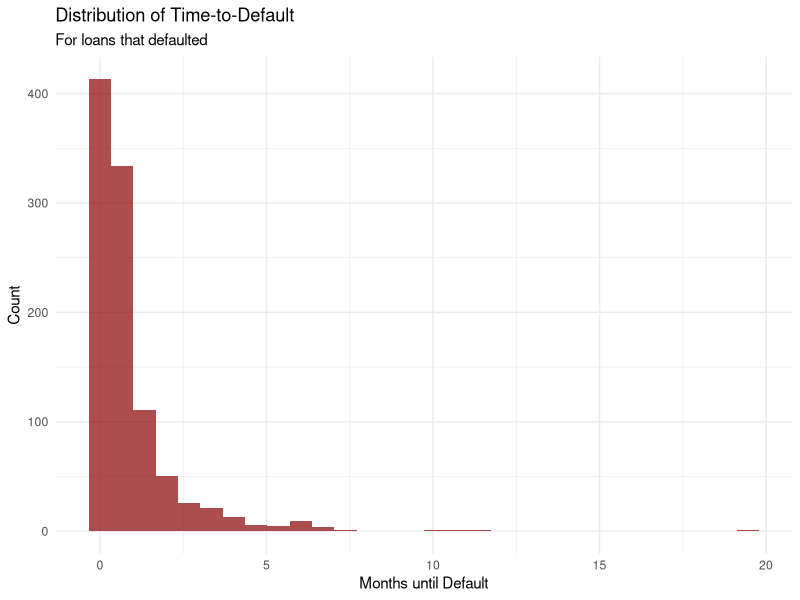
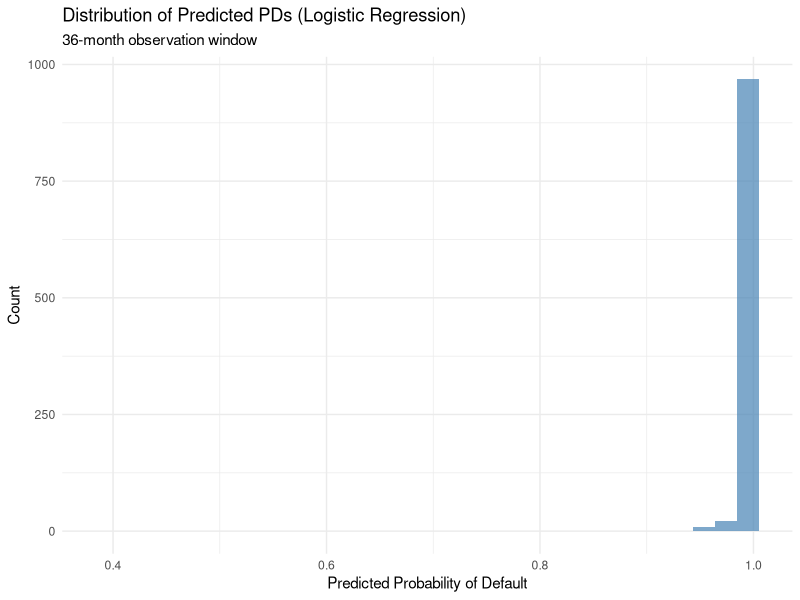
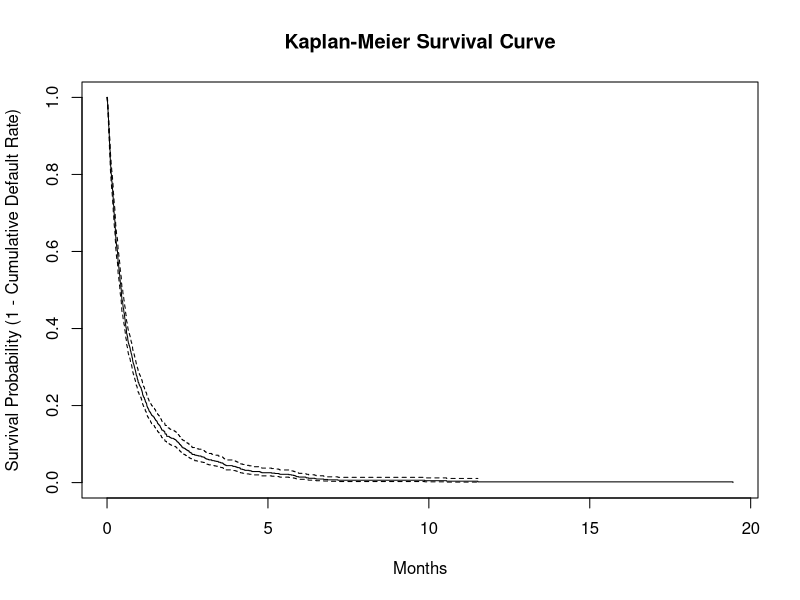

The R script that drew these images, in order: (Note: this script raises an error after producing the figures.)
## ---- chunk 1
#| warning: false
set.seed(42)
library(tidyverse)
library(survival)
library(knitr)
library(patchwork)

# Simulate 1000 loans
n_loans <- 1000

# Generate borrower characteristics
loans <- tibble(
  loan_id = 1:n_loans,
  credit_score = rnorm(n_loans, mean = 680, sd = 80),
  dti_ratio = pmax(0.05, rnorm(n_loans, mean = 0.35, sd = 0.15)),  # debt-to-income
  loan_amount = exp(rnorm(n_loans, mean = 10, sd = 0.5)),
  loan_term = 60  # 60-month term loans
)

# Simulate time-to-default based on risk factors
# Lower credit score and higher DTI increase default risk
loans <- loans |>
  mutate(
    # Create a risk score
    risk_score = -0.01 * (credit_score - 680) + 5 * (dti_ratio - 0.35),
    # Baseline hazard increases with time (loans become riskier as they age)
    # Use Weibull distribution for time-to-default
    shape = 1.5,  # Hazard increases over time
    scale = exp(-0.5 - risk_score),
    # Generate time-to-default
    time_to_default = rweibull(n_loans, shape = shape, scale = scale),
    # Generate time-to-payoff (competing risk)
    time_to_payoff = rweibull(n_loans, shape = 2, scale = 50),
    # Observed time is minimum of default, payoff, or term end
    time_observed = pmin(time_to_default, time_to_payoff, loan_term),
    # Determine event type
    event_type = case_when(
      time_to_default < time_to_payoff & time_to_default < loan_term ~ "default",
      time_to_payoff < time_to_default & time_to_payoff < loan_term ~ "payoff",
      TRUE ~ "censored"
    ),
    # Binary default indicator (1 = default, 0 = no default observed)
    defaulted = ifelse(event_type == "default", 1, 0)
  )

# Summary statistics
loans |>
  count(event_type) |>
  mutate(percentage = scales::percent(n / sum(n))) |>
  kable(caption = "Loan Outcomes")
## ---- chunk 2
loans |>
  filter(event_type == "default") |>
  ggplot(aes(x = time_observed)) +
  geom_histogram(bins = 30, fill = "darkred", alpha = 0.7) +
  labs(
    title = "Distribution of Time-to-Default",
    subtitle = "For loans that defaulted",
    x = "Months until Default",
    y = "Count"
  ) +
  theme_minimal()
## ---- chunk 3
# Create a 36-month snapshot
observation_window <- 36

loans_lr <- loans |>
  mutate(
    # For logistic regression: did the loan default within 36 months?
    default_36m = ifelse(event_type == "default" & time_observed <= observation_window, 1, 0)
  )

# Fit logistic regression
logit_model <- glm(
  default_36m ~ credit_score + dti_ratio + log(loan_amount),
  data = loans_lr,
  family = binomial(link = "logit")
)

summary(logit_model)

# Calculate predicted probabilities
loans_lr <- loans_lr |>
  mutate(pd_logit = predict(logit_model, type = "response"))

# Show distribution of predicted PDs
ggplot(loans_lr, aes(x = pd_logit)) +
  geom_histogram(bins = 30, fill = "steelblue", alpha = 0.7) +
  labs(
    title = "Distribution of Predicted PDs (Logistic Regression)",
    subtitle = "36-month observation window",
    x = "Predicted Probability of Default",
    y = "Count"
  ) +
  theme_minimal()
## ---- chunk 4
#| classes: preview-image

# Create survival object (event = 1 for default, 0 for censored/payoff)
surv_obj <- Surv(
  time = loans$time_observed,
  event = loans$defaulted
)

# Fit Kaplan-Meier survival curve
km_fit <- survfit(surv_obj ~ 1, data = loans)

# Plot survival curve
plot(km_fit,
     xlab = "Months",
     ylab = "Survival Probability (1 - Cumulative Default Rate)",
     main = "Kaplan-Meier Survival Curve",
     conf.int = TRUE)
abline(v = 36, col = "red", lty = 2)
text(36, 0.95, "36-month mark", pos = 4, col = "red")
## ---- chunk 5
# Fit Cox proportional hazards model
cox_model <- coxph(
  Surv(time_observed, defaulted) ~ credit_score + dti_ratio + log(loan_amount),
  data = loans
)

summary(cox_model)
## ---- chunk 6
# Get predicted survival probabilities for each loan
surv_prob <- survfit(cox_model, newdata = loans)

# Extract 36-month survival probability
# (This requires a bit of wrangling)
time_points <- 36

# Function to extract survival probability at specific time
extract_surv_prob <- function(fit, time) {
  # Get survival probabilities for each individual
  surv_matrix <- summary(fit, times = time)$surv
  return(surv_matrix)
}

# Calculate 36-month PD from survival model
surv_36m <- summary(surv_prob, times = 36)$surv
loans_surv <- loans |>
  mutate(
    survival_prob_36m = surv_36m,
    pd_survival = 1 - survival_prob_36m  # PD = 1 - Survival probability
  )

# Distribution of predicted PDs
ggplot(loans_surv, aes(x = pd_survival)) +
  geom_histogram(bins = 30, fill = "darkgreen", alpha = 0.7) +
  labs(
    title = "Distribution of Predicted PDs (Survival Analysis)",
    subtitle = "36-month probability from Cox model",
    x = "Predicted Probability of Default",
    y = "Count"
  ) +
  theme_minimal()
## ---- chunk 7
# Combine predictions
comparison <- loans_lr |>
  select(loan_id, credit_score, dti_ratio, loan_amount,
         time_observed, event_type, defaulted, pd_logit) |>
  left_join(
    loans_surv |> select(loan_id, pd_survival),
    by = "loan_id"
  )

# Scatter plot of predictions
p1 <- ggplot(comparison, aes(x = pd_logit, y = pd_survival, color = event_type)) +
  geom_point(alpha = 0.6) +
  geom_abline(slope = 1, intercept = 0, linetype = "dashed") +
  labs(
    title = "Logistic Regression vs. Survival Analysis",
    subtitle = "36-month PD estimates",
    x = "PD (Logistic Regression)",
    y = "PD (Survival Analysis)",
    color = "Actual Outcome"
  ) +
  theme_minimal() +
  theme(legend.position = "bottom")

# Difference in predictions
p2 <- ggplot(comparison, aes(x = pd_logit - pd_survival)) +
  geom_histogram(bins = 30, fill = "purple", alpha = 0.7) +
  geom_vline(xintercept = 0, linetype = "dashed", color = "red") +
  labs(
    title = "Difference in PD Estimates",
    subtitle = "Logistic - Survival",
    x = "Difference",
    y = "Count"
  ) +
  theme_minimal()

p1 / p2
## ---- chunk 8
# Calculate performance metrics
# For loans that actually defaulted within 36 months
defaulted_36m <- comparison |>
  filter(event_type == "default" & time_observed <= 36)

# For loans that didn't default and had full 36-month observation
non_defaulted_36m <- comparison |>
  filter((event_type == "payoff" & time_observed <= 36) |
         (event_type == "censored" & time_observed >= 36))

# Average PD for actual defaulters
metrics <- tibble(
  Segment = c("Defaulted by 36m", "Defaulted by 36m",
              "Non-defaulted at 36m", "Non-defaulted at 36m"),
  Method = rep(c("Logistic Regression", "Survival Analysis"), 2),
  Mean_PD = c(
    mean(defaulted_36m$pd_logit),
    mean(defaulted_36m$pd_survival),
    mean(non_defaulted_36m$pd_logit),
    mean(non_defaulted_36m$pd_survival)
  )
)

metrics |>
  kable(digits = 3, caption = "Average PD by Actual Outcome")
## ---- chunk 9
# Calculate PDs at multiple time points
time_horizons <- c(12, 24, 36, 48, 60)

# For survival model, we can extract PD at any time point
pd_by_time <- map_dfr(time_horizons, function(t) {
  surv_t <- summary(surv_prob, times = t)$surv
  tibble(
    time_horizon = t,
    mean_pd_survival = mean(1 - surv_t)
  )
})

# For logistic regression, we'd need to refit for each window
# (We'll just show the 36-month estimate we already have)
pd_by_time <- pd_by_time |>
  left_join(
    tibble(
      time_horizon = 36,
      mean_pd_logit = mean(loans_lr$pd_logit)
    ),
    by = "time_horizon"
  )

pd_by_time |>
  kable(digits = 4, caption = "PD Estimates by Time Horizon")

# Plot PD term structure from survival model
ggplot(pd_by_time, aes(x = time_horizon, y = mean_pd_survival)) +
  geom_line(linewidth = 1, color = "darkgreen") +
  geom_point(size = 3, color = "darkgreen") +
  geom_point(aes(y = mean_pd_logit), color = "steelblue", size = 3,
             na.rm = TRUE) +
  labs(
    title = "PD Term Structure",
    subtitle = "Green: Survival Analysis (all points) | Blue: Logistic Regression (36m only)",
    x = "Time Horizon (months)",
    y = "Mean Probability of Default"
  ) +
  theme_minimal()
